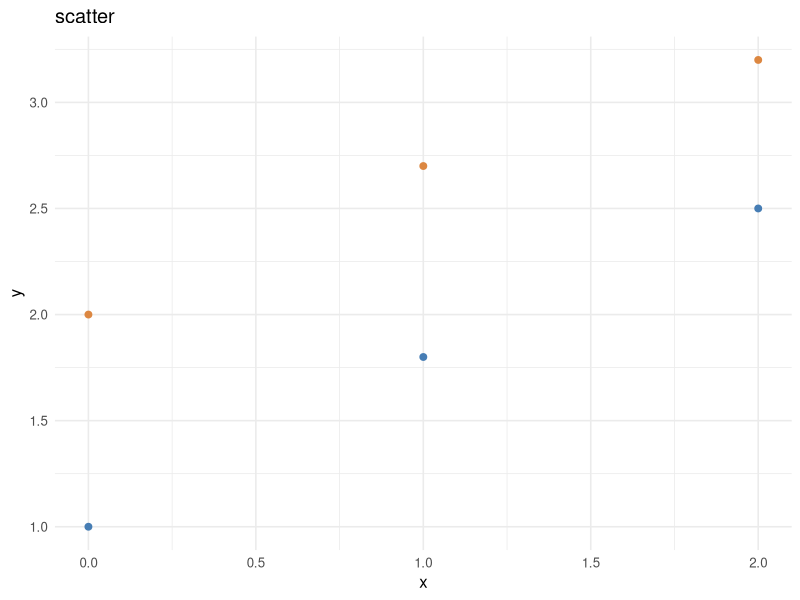
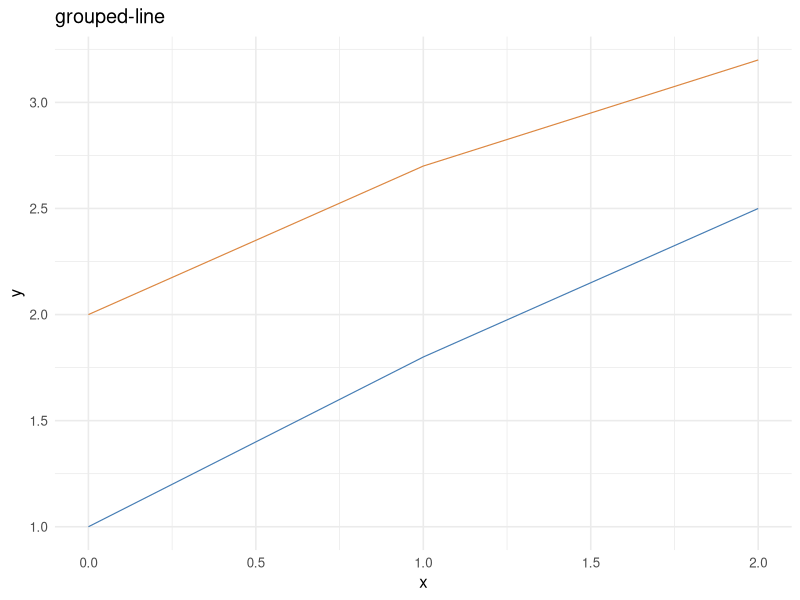
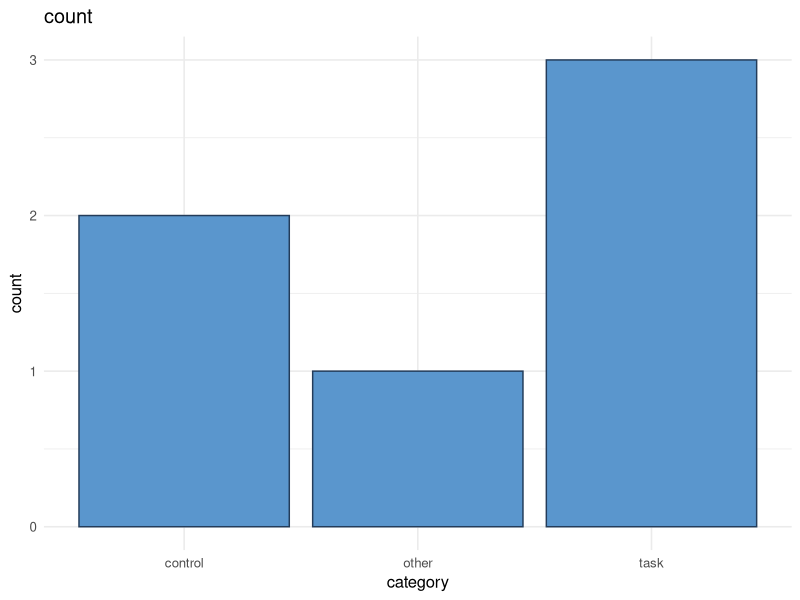
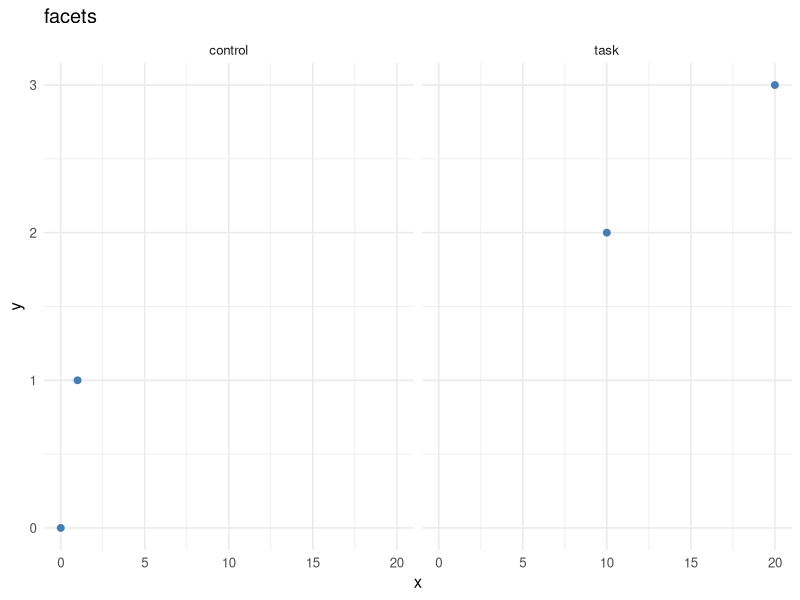
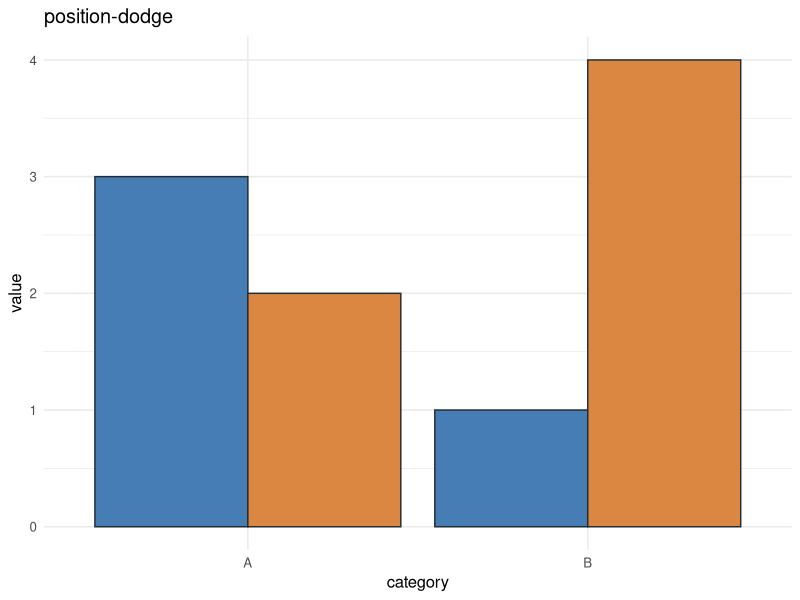
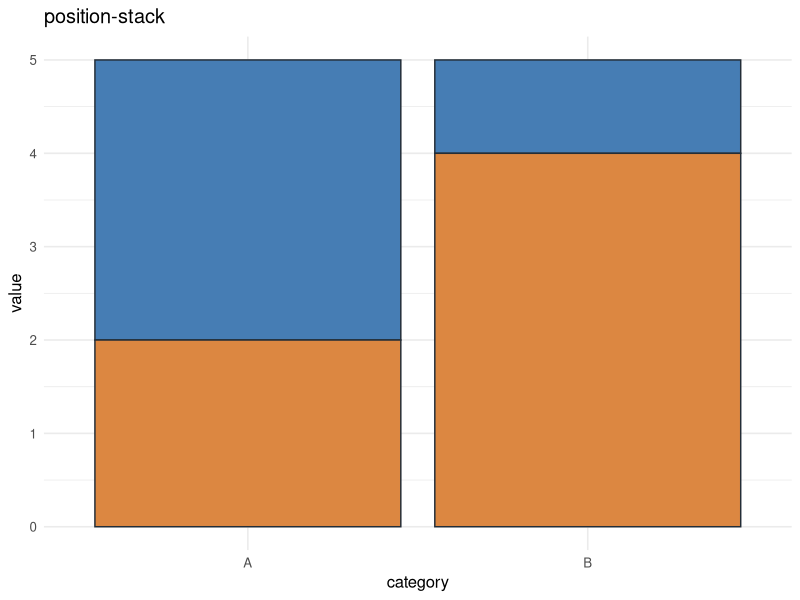
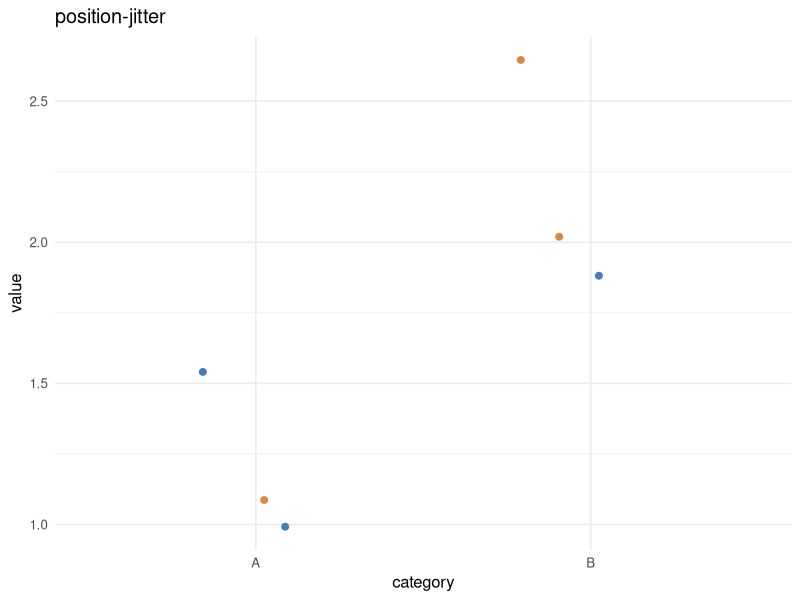

Recreate these plots in R, in order.
args <- commandArgs(trailingOnly = TRUE)
out_dir <- if (length(args) >= 1L) args[[1L]] else "target/graphics-position-qa/ggplot2"
dir.create(out_dir, recursive = TRUE, showWarnings = FALSE)

suppressPackageStartupMessages(library(ggplot2))

palette <- c(red = "#467DB4", blue = "#DC8741")
series <- data.frame(
  x = rep(c(0, 1, 2), 2),
  y = c(1, 1.8, 2.5, 2, 2.7, 3.2),
  condition = factor(rep(c("A", "B"), each = 3), levels = c("A", "B"))
)

scatter <- ggplot(series, aes(x, y, colour = condition)) +
  geom_point(size = 2) +
  scale_colour_manual(values = c(A = palette[["red"]], B = palette[["blue"]])) +
  labs(title = "scatter", x = "x", y = "y") +
  theme_minimal(base_size = 12) +
  theme(legend.position = "none")

grouped_line <- ggplot(series, aes(x, y, group = condition, colour = condition)) +
  geom_line(linewidth = 0.4) +
  scale_colour_manual(values = c(A = palette[["red"]], B = palette[["blue"]])) +
  labs(title = "grouped-line", x = "x", y = "y") +
  theme_minimal(base_size = 12) +
  theme(legend.position = "none")

count_data <- data.frame(category = c("control", "task", "task", "other", "task", "control"))
counted <- ggplot(count_data, aes(category)) +
  geom_bar(width = 0.9, colour = "#233C5A", fill = "#5A96CD") +
  labs(title = "count", x = "category", y = "count") +
  theme_minimal(base_size = 12)

facet_data <- data.frame(
  x = c(0, 1, 10, 20),
  y = c(0, 1, 2, 3),
  condition = factor(c("control", "control", "task", "task"), levels = c("control", "task"))
)
faceted <- ggplot(facet_data, aes(x, y)) +
  geom_point(size = 2, colour = palette[["red"]]) +
  facet_wrap(~condition, ncol = 2) +
  labs(title = "facets", x = "x", y = "y") +
  theme_minimal(base_size = 12)

bars <- data.frame(
  category = factor(c("A", "A", "B", "B"), levels = c("A", "B")),
  value = c(3, 2, 1, 4),
  group = factor(c("red", "blue", "red", "blue"), levels = c("red", "blue"))
)

base_bars <- ggplot(bars, aes(category, value, group = group, fill = group)) +
  scale_fill_manual(values = palette) +
  labs(x = "category", y = "value") +
  theme_minimal(base_size = 12) +
  theme(legend.position = "none")

dodge <- base_bars +
  geom_col(width = 0.9, colour = "#232D37", position = position_dodge(width = 0.9)) +
  ggtitle("position-dodge")
stack <- base_bars +
  geom_col(width = 0.9, colour = "#232D37", position = position_stack()) +
  ggtitle("position-stack")

jitter_points <- data.frame(
  category = factor(c("A", "A", "A", "B", "B", "B"), levels = c("A", "B")),
  value = c(1, 1, 1.6, 2, 2, 2.6),
  group = factor(c("red", "blue", "red", "blue", "red", "blue"), levels = c("red", "blue"))
)
jittered <- ggplot(jitter_points, aes(category, value, colour = group)) +
  geom_point(position = position_jitter(width = 0.22, height = 0.12, seed = 2026), size = 2) +
  scale_colour_manual(values = palette) +
  labs(title = "position-jitter", x = "category", y = "value") +
  theme_minimal(base_size = 12) +
  theme(legend.position = "none")

plots <- list(
  scatter = scatter,
  line = grouped_line,
  count = counted,
  facets = faceted,
  dodge = dodge,
  stack = stack,
  jitter = jittered
)
for (name in names(plots)) {
  ggsave(
    filename = file.path(out_dir, paste0(name, ".png")),
    plot = plots[[name]],
    width = 6.4,
    height = 4.8,
    dpi = 100,
    bg = "white"
  )
}

dodge_data <- layer_data(dodge)
stack_data <- layer_data(stack)
jitter_data <- layer_data(jittered)
write.table(
  layer_data(scatter)[c("x", "y", "colour", "group")],
  file.path(out_dir, "scatter-layer.tsv"),
  sep = "\t", row.names = FALSE, quote = FALSE
)
write.table(
  layer_data(grouped_line)[c("x", "y", "colour", "group")],
  file.path(out_dir, "line-layer.tsv"),
  sep = "\t", row.names = FALSE, quote = FALSE
)
write.table(
  layer_data(counted)[c("x", "y", "count", "xmin", "xmax", "ymin", "ymax")],
  file.path(out_dir, "count-layer.tsv"),
  sep = "\t", row.names = FALSE, quote = FALSE
)
write.table(
  layer_data(faceted)[c("x", "y", "PANEL", "group")],
  file.path(out_dir, "facets-layer.tsv"),
  sep = "\t", row.names = FALSE, quote = FALSE
)
write.table(
  dodge_data[c("x", "xmin", "xmax", "y", "group")],
  file.path(out_dir, "dodge-layer.tsv"),
  sep = "\t", row.names = FALSE, quote = FALSE
)
write.table(
  stack_data[c("x", "xmin", "xmax", "y", "ymin", "ymax", "group")],
  file.path(out_dir, "stack-layer.tsv"),
  sep = "\t", row.names = FALSE, quote = FALSE
)
write.table(
  jitter_data[c("x", "y", "group")],
  file.path(out_dir, "jitter-layer.tsv"),
  sep = "\t", row.names = FALSE, quote = FALSE
)

cat("wrote ggplot2 position references to", out_dir, "\n")
